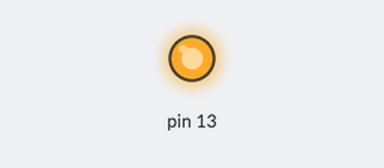
Bench run of a sketch on a simulated Arduino Uno, built with avr-gcc and run on an emulated ATmega328P. On the bench: output pins drawn as LEDs (lit = HIGH).

Above: at 1.0 s.
At 3.2 s:
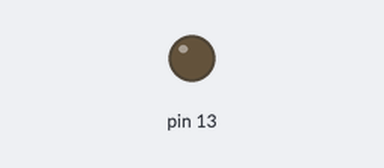
Timing chart, 0 to 5.7 s (numbered marks = the images above):
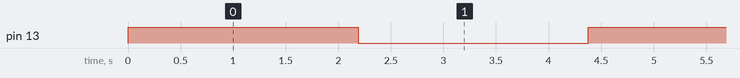

The sketch:

Ex3.ino
```cpp
void MyDelay (unsigned long mSecondsApx);

void setup ()
{
    unsigned char *portDDRB;
    portDDRB = (unsigned char *) 0x24;
    *portDDRB |= 0x20;
}

void loop ()
{
    unsigned char *portB;
    portB = (unsigned char *) 0x25;
    *portB |= 0x20;
    MyDelay(1000);  // Was MyDelay{1000}
    *portB &= 0xDF; // Was portB &= 0xDF:
    MyDelay(1000);  // Was MyDelay [1000],
}

void MyDelay (unsigned long mSecondsApx)
{
    volatile unsigned long i;
    unsigned long endTime = 1000 * mSecondsApx;
    for (i = 0; i < endTime; i++);
}
```

Measured:
- by itself, pin 13: alternates HIGH for 2.2 s and LOW for 2.2 s
